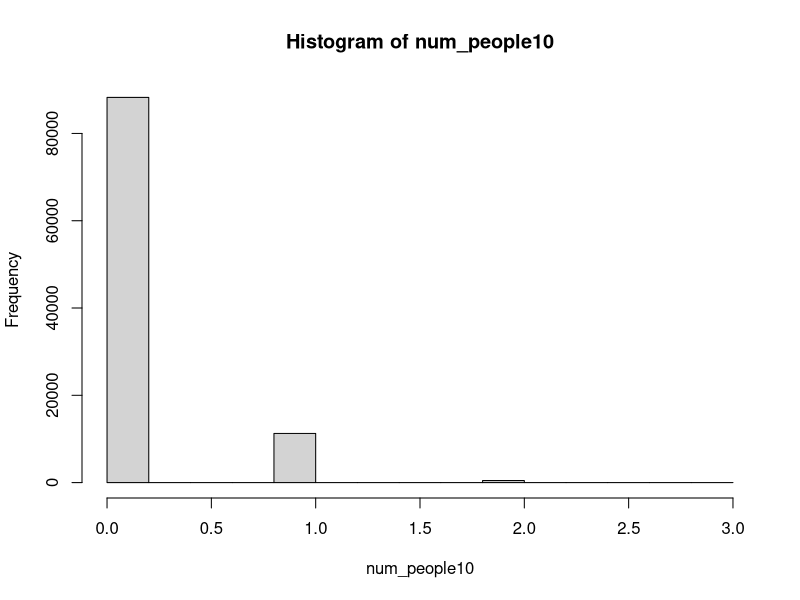
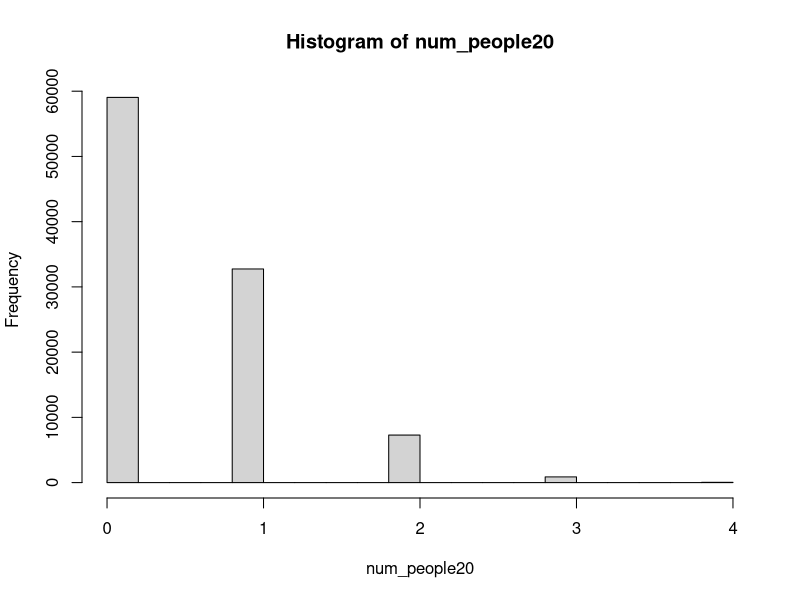
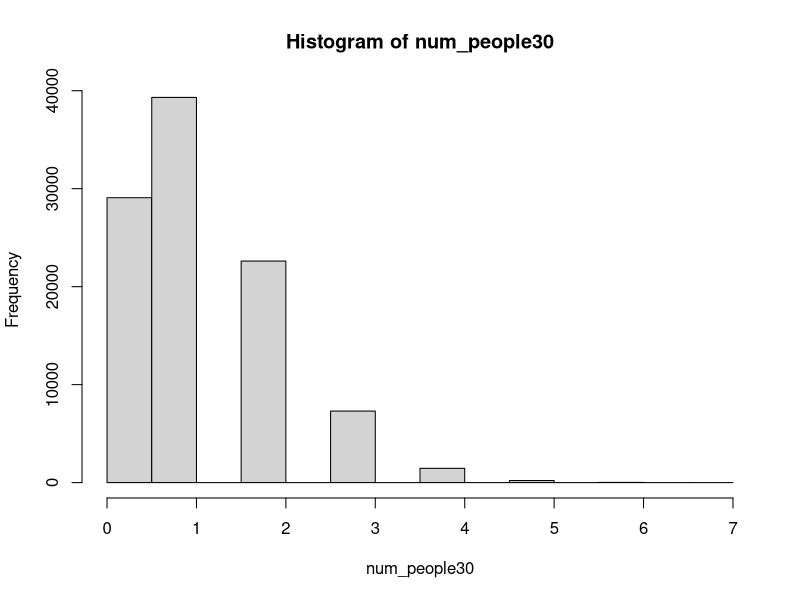
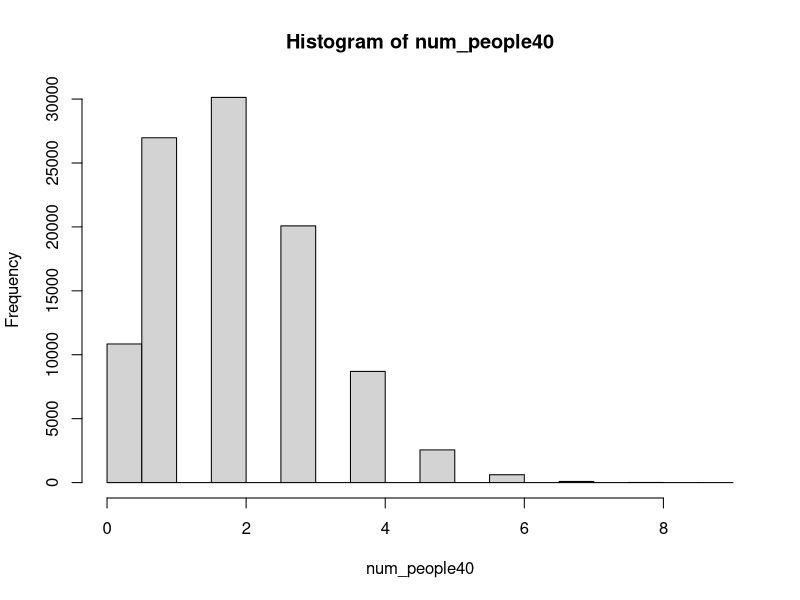
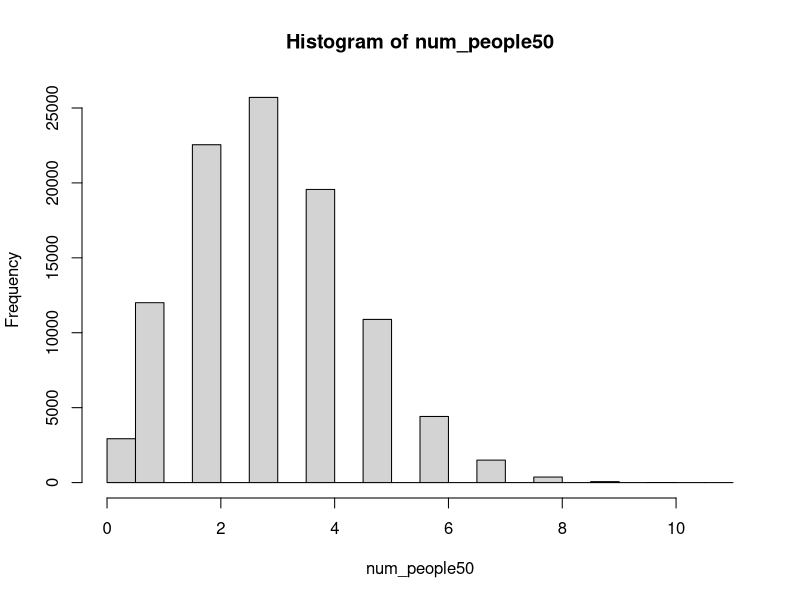
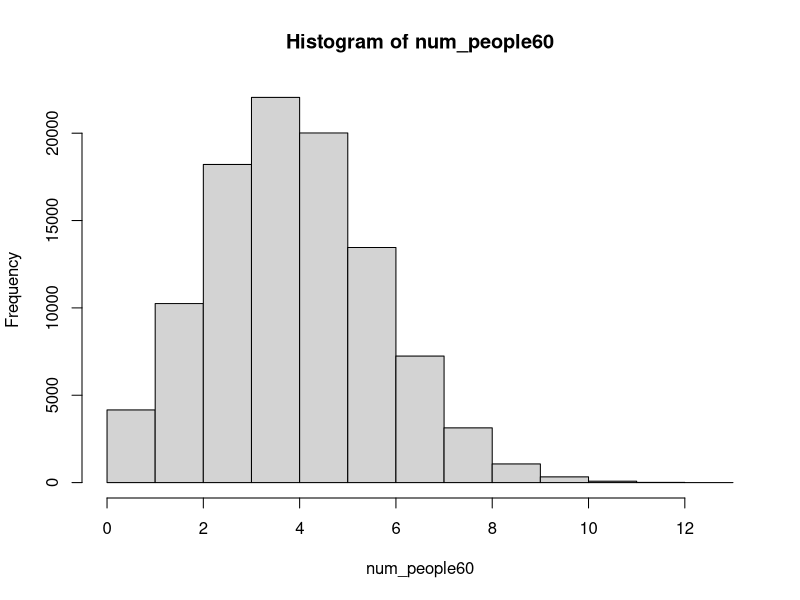
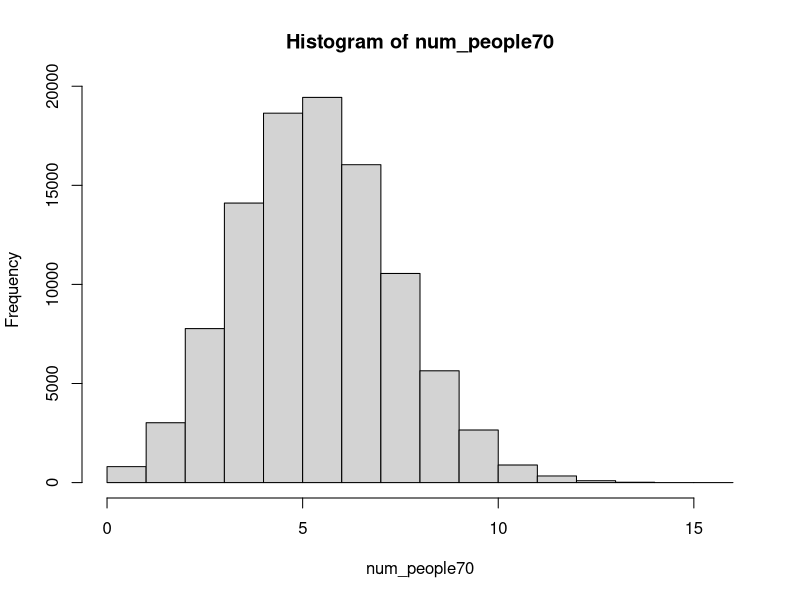
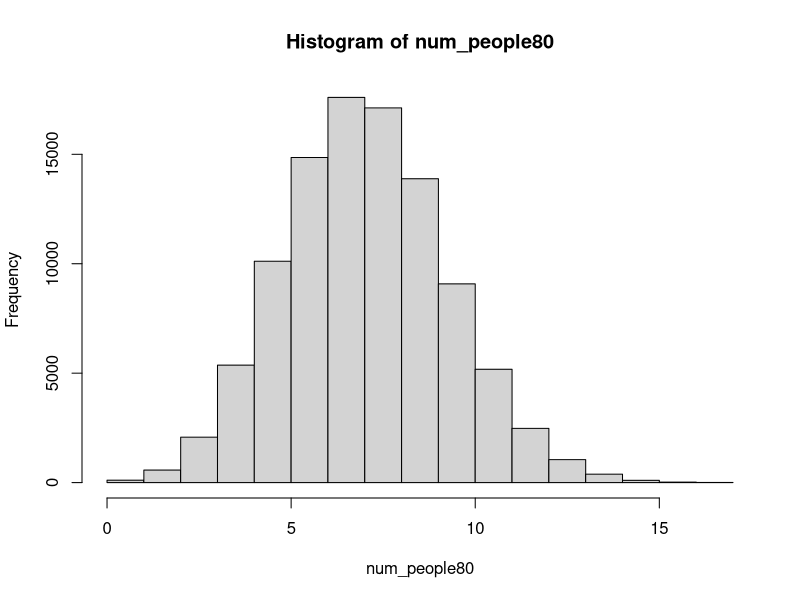

Generate these figures, in order, with R:
## ---- chunk 1
knitr::opts_chunk$set(echo = TRUE)
## ---- chunk 2
library(tidyverse)
## ---- chunk 3
BirthdayMatch<- function(num_people=23) {     ##num_people function parameter
  birthdays <- sample(1:365, size=num_people, replace=TRUE)  ##365 days of birthdays
  length(unique(birthdays[duplicated(birthdays)]))   ##determining number of matches using unique and duplicated and length
}
## ---- chunk 4
set.seed(68)
BirthdayMatch(45)
## ---- chunk 5
set.seed(68)
BirthdayMatch(100)
## ---- chunk 6
## Running simulation 10 times for num_people 10,20,30,40,50,60,70,80,90,100, with 100,000 iterations##

set.seed(314159)  ##set same seed of 314159
num_people10 <- sapply(rep(10, 100000), BirthdayMatch)  ##
set.seed(314159)
num_people20 <- sapply(rep(20, 100000), BirthdayMatch)
set.seed(314159)
num_people30 <- sapply(rep(30, 100000), BirthdayMatch)
set.seed(314159)
num_people40 <- sapply(rep(40, 100000), BirthdayMatch)
set.seed(314159)
num_people50 <- sapply(rep(50, 100000), BirthdayMatch)
set.seed(314159)
num_people60 <- sapply(rep(60, 100000), BirthdayMatch)
set.seed(314159)
num_people70 <- sapply(rep(70, 100000), BirthdayMatch)
set.seed(314159)
num_people80 <- sapply(rep(80, 100000), BirthdayMatch)
set.seed(314159)
num_people90 <- sapply(rep(90, 100000), BirthdayMatch)
set.seed(314159)
num_people100 <- sapply(rep(100, 100000), BirthdayMatch)
## ---- chunk 7
summary(num_people10)
hist(num_people10)
## ---- chunk 8
summary(num_people20)
hist(num_people20)
## ---- chunk 9
summary(num_people30)
hist(num_people30)
## ---- chunk 10
summary(num_people40)
hist(num_people40)
## ---- chunk 11
summary(num_people50)
hist(num_people50)
## ---- chunk 12
summary(num_people60)
hist(num_people60)
## ---- chunk 13
summary(num_people70)
hist(num_people70)
## ---- chunk 14
summary(num_people80)
hist(num_people80)
## ---- chunk 15
summary(num_people90)
hist(num_people90)
## ---- chunk 16
summary(num_people100)
hist(num_people100)
